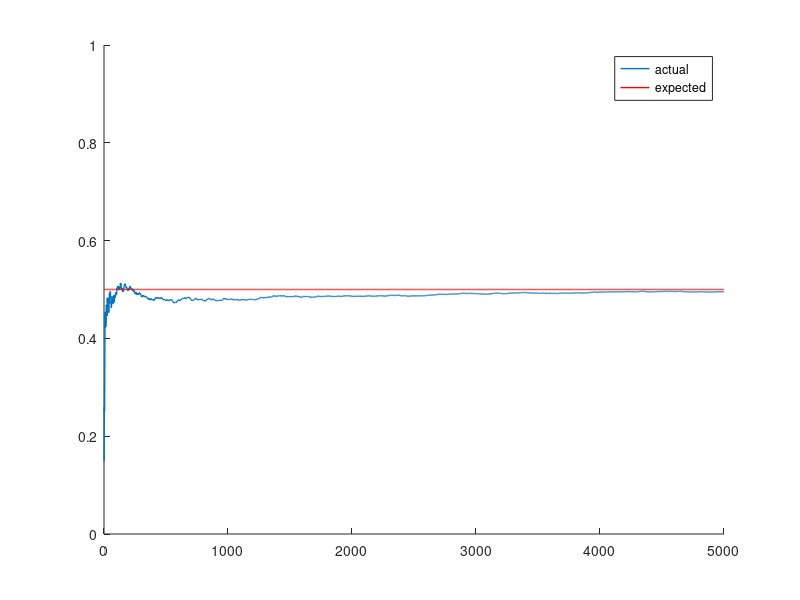

Write the MATLAB code that produced this figure.
clf;clear;
hold on
t = 1:5000;
r = rand(1,5000);
sumr = cumsum(r);
pHead = sumr./t;
plot(t,pHead,'LineWidth',1)
plot(t,0.5*ones(1,5000),'r','LineWidth',1)
legend('actual','expected')
ylim([0 1])
